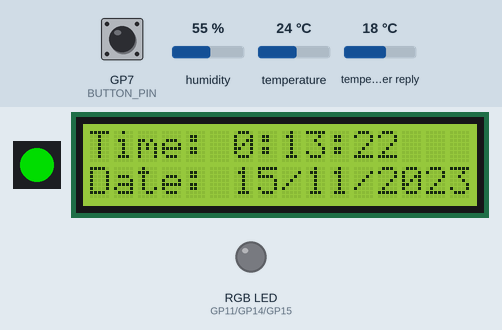
Simulated run of this sketch. Board: Raspberry Pi Pico W. Shown: 1 RGB LEDs in strip order, left to right, 16×2 character LCD, an RGB LED mixed from three pins (HIGH = lit). Inputs (shaded band) come from the test bench; at power-on: GP7 (BUTTON_PIN) HIGH, temperature 24 °C, temperature in the weather reply 18 °C, humidity 55 %. Dim RGB values are drawn brighter than linear; WiFi joins after 1.5 s; servers stay silent unless stated; the local clock reads 2024-03-15 10:24:30 at power-on unless the sketch sets it; web services answer with replies made up by the test bench.

Above: at 2.7 s.
2.8 s: GP7 (BUTTON_PIN) pulled LOW for 0.6 s
At 4.7 s:
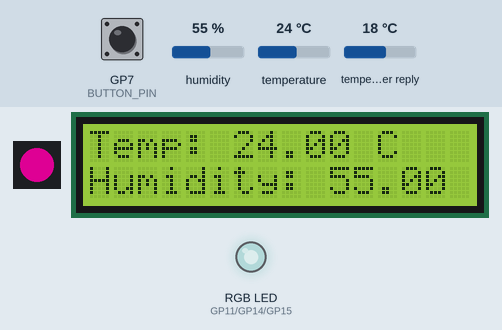
5.4 s: temperature set to 12 °C
At 7.1 s:
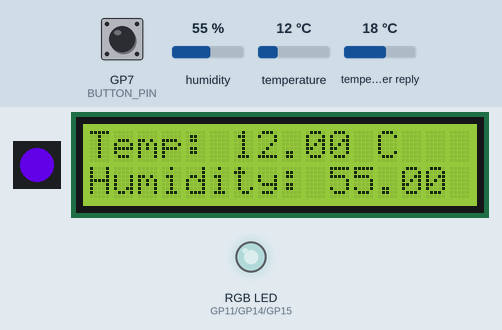
7.4 s: GP7 (BUTTON_PIN) pulled LOW for 1 s
At 9.5 s:
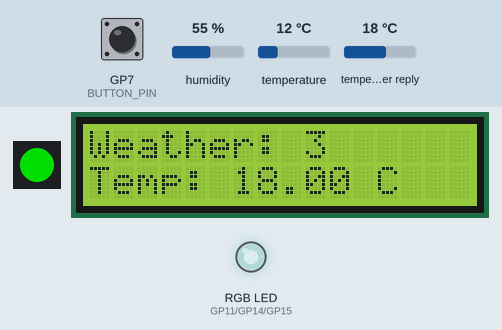
11.3 s: temperature in the weather reply set to -14 °C
At 12.3 s:
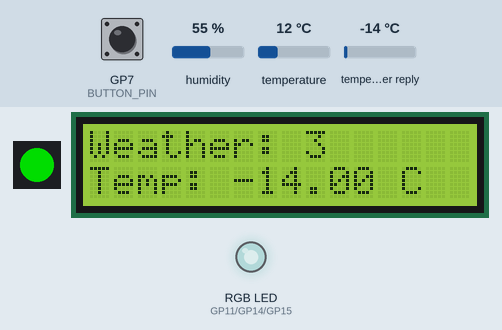
13.4 s: GP7 (BUTTON_PIN) pulled LOW for 3.2 s
At 17.9 s:
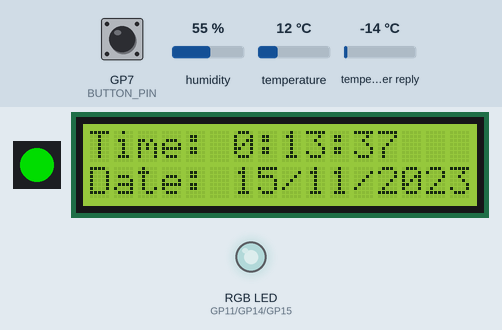
Timing chart, 0 to 19.4 s (numbered marks = the images above; inputs shaded):
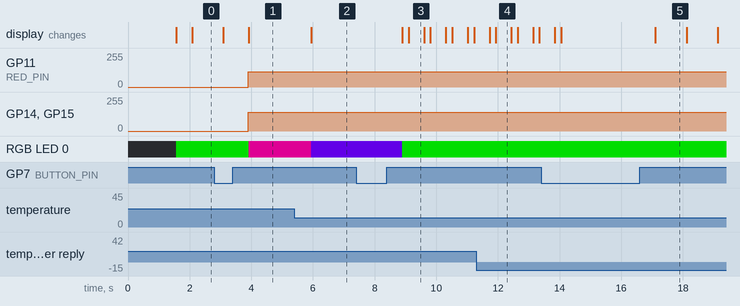

The sketch:

sketch.ino
```cpp
#include <Adafruit_NeoPixel.h>
#include <RTClib.h>
#include <LiquidCrystal.h>
#include <DHT.h>
#include <WiFi.h>
#include <HTTPClient.h>
#include <ArduinoJson.h>

#define NEOPIXEL_PIN 12
#define BUTTON_PIN 7
#define DHT_PIN 8
#define DHT_TYPE DHT22
#define WIFI_SSID "Wokwi-GUEST"
#define WIFI_PASSWORD ""
#define TIMEZONE 2 // 0 = UTC | 1 = UTC+1 | -1 = UTC-1

#define RED_PIN 11
#define GREEN_PIN 14
#define BLUE_PIN 15

RTC_DS1307 rtc;
Adafruit_NeoPixel pixel(1, NEOPIXEL_PIN, NEO_GRB + NEO_KHZ800);
LiquidCrystal lcd(21, 20, 19, 18, 17, 16);
DHT dht(DHT_PIN, DHT_TYPE);

int currentScreen = 0; // 0 = home screen | 1 = DHT screen | 2 = weather screen
bool lastButtonState = HIGH;

void setup() {
  Serial1.begin(115200);

  pixel.begin();
  lcd.begin(16, 2);
  dht.begin();

  pinMode(RED_PIN, OUTPUT);
  pinMode(GREEN_PIN, OUTPUT);
  pinMode(BLUE_PIN, OUTPUT);

  if (!rtc.begin()) {
    Serial1.println("RTC not found.");
    Serial1.flush();
    abort();
  }

  rtc.adjust(DateTime(F(__DATE__), F(__TIME__)) + TimeSpan(TIMEZONE * 3600));

  pinMode(BUTTON_PIN, INPUT_PULLUP);

  WiFi.begin(WIFI_SSID, WIFI_PASSWORD);
  while (WiFi.status() != WL_CONNECTED) {
    delay(1000);
    Serial1.println("Connecting to WiFi...");
  }
}

void loop() {
  pixel.clear();
  pixel.setPixelColor(0, pixel.Color(0, 150, 0));
  pixel.show();

  displayScreen();

  bool buttonState = digitalRead(BUTTON_PIN);
  if (buttonState == LOW && lastButtonState == HIGH) {
    delay(50); // Debounce delay
    if (digitalRead(BUTTON_PIN) == LOW) {
      currentScreen = (currentScreen + 1) % 3;
      while(digitalRead(BUTTON_PIN) == LOW); // wait for button release
    }
  }
  lastButtonState = buttonState;

  delay(500);
}

void displayScreen() {
  switch (currentScreen) {
    case 0:
      displayHomeScreen();
      break;
    case 1:
      displayDHTScreen();
      break;
    case 2:
      displayWeatherScreen();
      break;
  }
}

void displayHomeScreen() {
  lcd.clear();
  DateTime now = rtc.now();

  lcd.setCursor(0, 0);
  lcd.print("Time: ");
  lcd.print(now.hour());
  lcd.print(":");
  lcd.print(now.minute());
  lcd.print(":");
  lcd.print(now.second());

  lcd.setCursor(0, 1);
  lcd.print("Date: ");
  lcd.print(now.day());
  lcd.print("/");
  lcd.print(now.month());
  lcd.print("/");
  lcd.print(now.year());
}

void displayDHTScreen() {
  lcd.clear();
  float temperature = dht.readTemperature();
  float humidity = dht.readHumidity();

  uint32_t color = mapTemperatureToColor(temperature);
  pixel.clear();
  pixel.setPixelColor(0, color);
  pixel.show();

  setRGBLedColor(humidity);

  lcd.setCursor(0, 0);
  lcd.print("Temp: ");
  lcd.print(temperature);
  lcd.print(" C");

  lcd.setCursor(0, 1);
  lcd.print("Humidity: ");
  lcd.print(humidity);
  lcd.print(" %");
}

void displayWeatherScreen() {
  lcd.clear();
  if (WiFi.status() == WL_CONNECTED) {
    HTTPClient http;
    http.begin("https://api.open-meteo.com/v1/forecast?latitude=52.52&longitude=13.41&current_weather=true");
    int httpCode = http.GET();

    if (httpCode > 0) {
      String payload = http.getString();
      const size_t capacity = 1024;
      DynamicJsonDocument doc(capacity);
      DeserializationError error = deserializeJson(doc, payload);

      if (!error) {
        String weather = doc["current_weather"]["weathercode"];
        float temperature = doc["current_weather"]["temperature"];

        lcd.setCursor(0, 0);
        lcd.print("Weather: ");
        lcd.print(weather);

        lcd.setCursor(0, 1);
        lcd.print("Temp: ");
        lcd.print(temperature);
        lcd.print(" C");
      } else {
        lcd.setCursor(0, 0);
        lcd.print("Parse error");
      }
    } else {
      lcd.setCursor(0, 0);
      lcd.print("HTTP error");
    }
    http.end();
  } else {
    lcd.setCursor(0, 0);
    lcd.print("WiFi not");
    lcd.setCursor(0, 1);
    lcd.print("connected");
  }
}


uint32_t mapTemperatureToColor(float temperature) {
  int red = map(temperature, 0, 40, 0, 255);
  int blue = map(temperature, 0, 40, 255, 0);
  return pixel.Color(red, 0, blue);
}

void setRGBLedColor(float humidity) {
  int green = map(humidity, 0, 100, 0, 255);
  int red = map(humidity, 0, 100, 255, 0);
  int blue = map(humidity, 0, 100, 0, 255);

  analogWrite(RED_PIN, red);
  analogWrite(GREEN_PIN, green);
  analogWrite(BLUE_PIN, blue);
}
```

Measured:
- after the input at 2.8 s, GP11 (RED_PIN): 0/255 → 115/255 after 1.1 s; GP14 (GREEN_PIN), GP15 (BLUE_PIN): 0/255 → 140/255 after 1.1 s; the display: first differs from a run without the input after 1.1 s (image 1)
- after the input at 5.4 s, RGB LED 0: RGB(153, 0, 102) → RGB(76, 0, 179) after 0.54 s; the display: changes after 0.54 s (image 2)
- after the input at 7.4 s, RGB LED 0: RGB(76, 0, 179) → RGB(0, 150, 0) after 1.5 s; the display: first changes after 1.5 s (image 3 shows a later state)
- after the input at 11.3 s, the display: first differs from a run without the input after 0.63 s (image 4)
- what the display in image 3 shows lasts 0.5 s, from 9.1 s to 9.6 s
- what the display in image 5 shows lasts 1.0 s, from 17.1 s to 18.1 s
